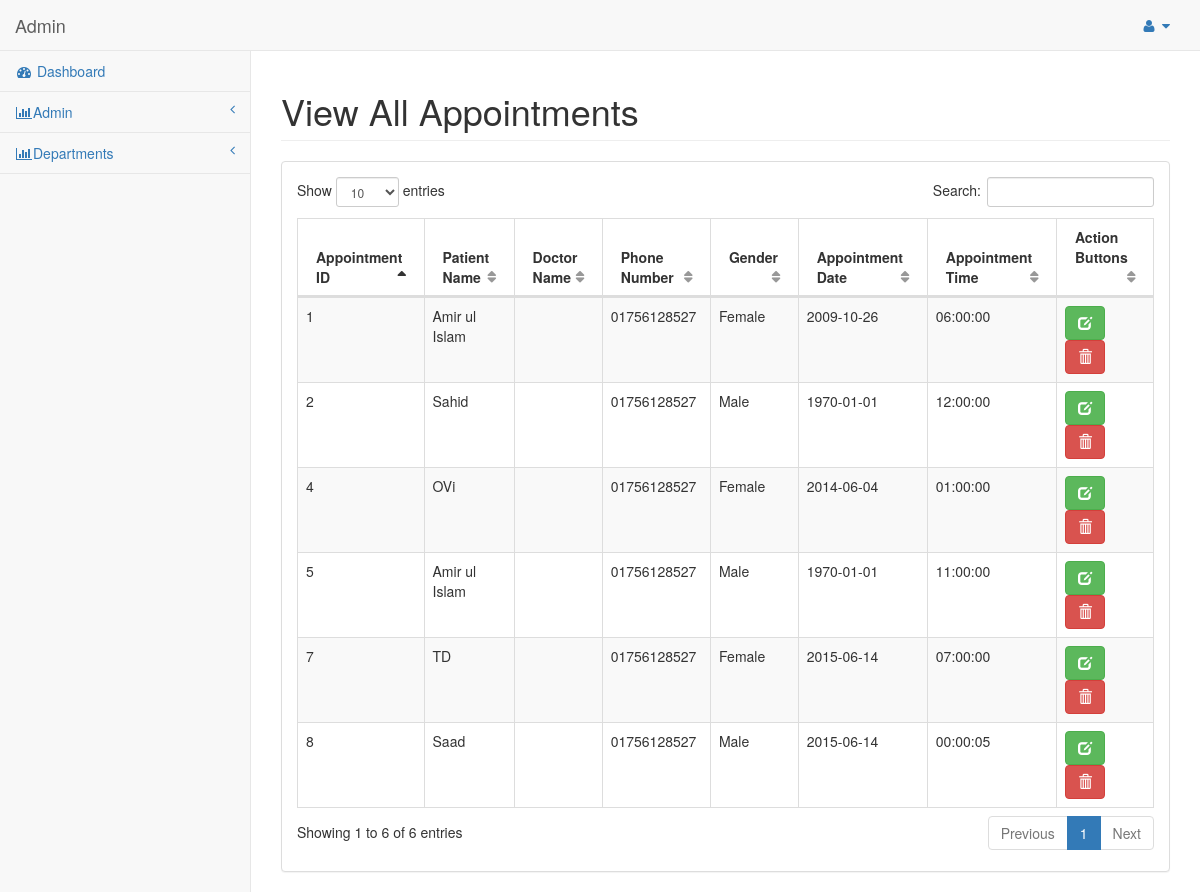
Before: /index.php/appointment/manage_appointment with the older database file.
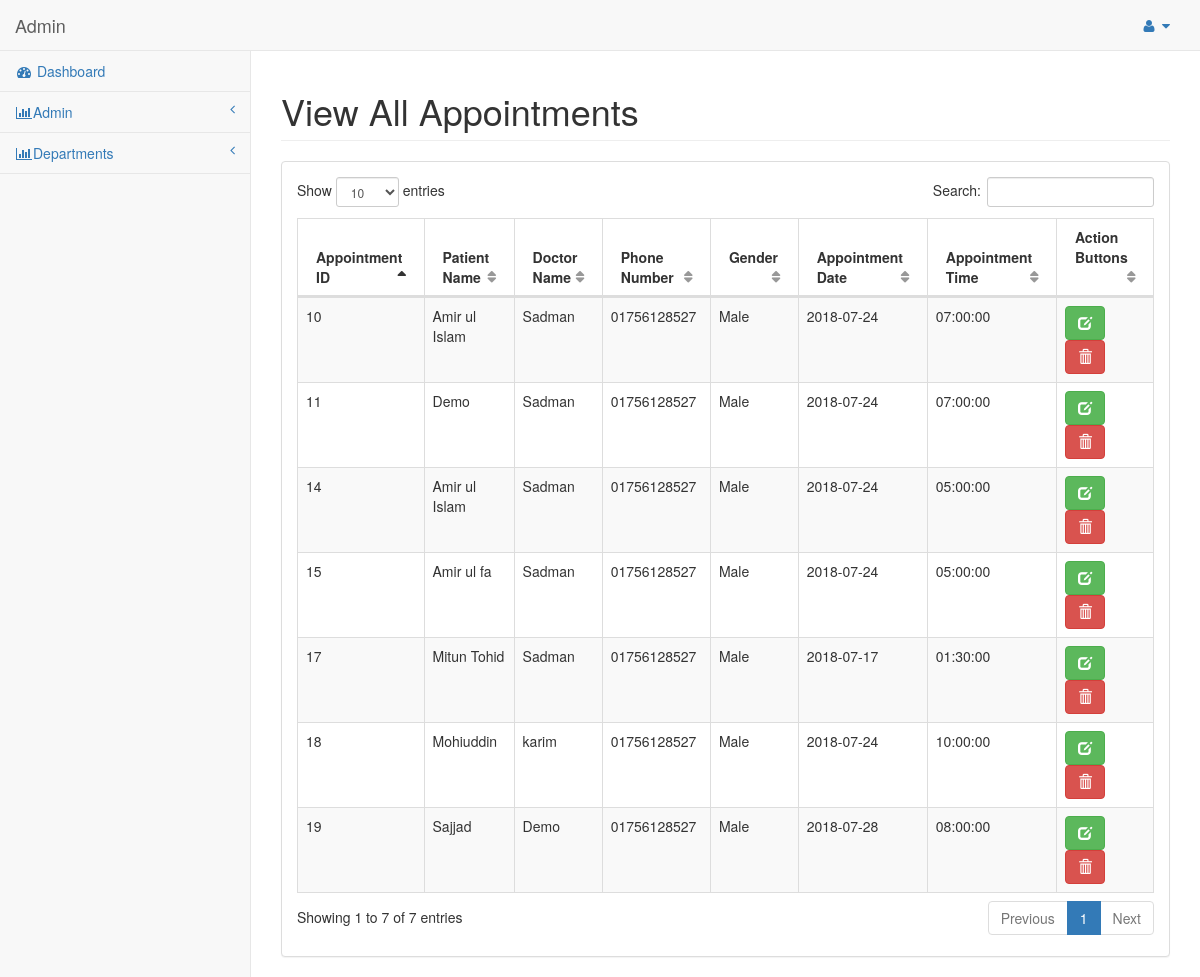
After: the same page with the newer database file.
### tables this page shows
CREATE TABLE `tbl_appointment` (
  `appointment_id` int(11) NOT NULL,
  `doc_id` int(11) NOT NULL,
  `patient_name` varchar(255) NOT NULL,
  `phone_number` varchar(100) NOT NULL,
  `gender` varchar(50) NOT NULL,
  `appointment_date` date NOT NULL,
  `appointment_time` time NOT NULL
);

CREATE TABLE `tbl_doctor` (
  `doc_id` int(11) NOT NULL,
  `hospital_id` int(11) NOT NULL,
  `admin_id` int(11) NOT NULL,
  `doc_name` varchar(255) NOT NULL,
  `doc_image` text NOT NULL,
  `doc_email` varchar(255) NOT NULL,
  `doc_password` varchar(255) NOT NULL,
  `doc_mobile_no` varchar(16) NOT NULL,
  `doc_qualification` varchar(255) NOT NULL,
  `doc_designation` varchar(255) NOT NULL,
  `doc_category` varchar(255) NOT NULL,
  `doc_birth_date` date NOT NULL,
  `doc_join_date` date NOT NULL,
  `doc_chamber` varchar(255) NOT NULL,
  `doc_fee` int(100) NOT NULL,
  `doc_status` tinyint(3) NOT NULL
);

### application/controllers/Appointment.php (called while the page is built, shortened)
<?php
class Appointment extends CI_Controller{
    public function __construct()
    {
        $this->load->model('appointment_model');
    }
    public function manage_appointment()
    {
        $data = array();
        $data['app_data'] = $this->appointment_model->select_all_appointments();
        $data['dashboard'] = $this->load->view('admin/admin_pages/manage_appointment_form', $data, true);
        $this->load->view('admin/admin_master', $data);
    }
}

### index.php (called while the page is built, shortened)
<?php
require_once BASEPATH.'core/CodeIgniter.php';

### application/models/Appointment_model.php (called while the page is built, shortened)
<?php
class Appointment_model extends CI_Model
{
    public function select_all_appointments()
    {
        $result = $this->db->select('*')
            ->from('tbl_appointment')
            ->get()
            ->result();
        return $result;
    }
}

### application/models/Doctor_model.php (called while the page is built, shortened)
<?php
class Doctor_model extends CI_Model
{
    public function get_doctor_record_for_image($doc_image)
    {
        return $this->db->where('doc_id', $doc_image)->get('tbl_doctor')->row();
    }
}

### application/views/admin/admin_pages/manage_appointment_form.php (the view, shortened to what this page needs)
<div class="row">
    <div class="col-lg-12">
        <h1 class="page-header">View All Appointments</h1>
    </div>
</div>
<div class="row">
    <div class="col-lg-12">
        <div class="panel panel-default">
            <div class="panel-body">
                <table width="100%" class="table table-striped table-bordered table-hover" id="dataTables-example">
                    <thead>
                    <tr>
                        <th>Appointment ID</th>
                        <th>Patient Name</th>
                        <th>Doctor Name</th>
                        <th>Phone Number</th>
                        <th>Gender</th>
                        <th>Appointment Date</th>
                        <th>Appointment Time</th>
                        <th>Action Buttons</th>
                    </tr>
                    </thead>
                    <tbody>
                    <?php
                    foreach ($app_data as $v_app) {
                        $doc_name = $this->doctor_model->get_doctor_record_for_image($v_app->doc_id);
                        ?>
                        <tr>
                            <td><?php echo $v_app->appointment_id ?></td>
                            <td><?php echo $v_app->patient_name ?></td>
                            <td><?php echo $doc_name->doc_name ?></td>
                            <td><?php echo $v_app->phone_number ?></td>
                            <td><?php echo $v_app->gender ?></td>
                            <td><?php echo $v_app->appointment_date ?></td>
                            <td><?php echo $v_app->appointment_time ?></td>
                            <td>
                                <a href="<?php echo base_url("appointment/edi_appointment/$v_app->appointment_id") ?>"
                                   class="btn btn-success" title="Edit"><span
                                            class="glyphicon glyphicon-edit"></span></a>
                                <a href="<?php echo base_url("appointment/delete_appointment/$v_app->appointment_id") ?>"
                                   class="btn btn-danger" title="Delete"
                                   onclick="return confirm('Are you sure want to delete!!')"><span
                                            class="glyphicon glyphicon-trash"></span></a>
                            </td>
                        </tr>
                    <?php } ?>
                    </tbody>
                </table>
            </div>
        </div>
    </div>
</div>

### application/views/admin/admin_master.php (shortened to what this page needs)
<!DOCTYPE html>
<html lang="en">
<head>
    <link href="<?php echo base_url()?>asset/admin_asset/vendor/bootstrap/css/bootstrap.min.css" rel="stylesheet">
    <link href="<?php echo base_url()?>asset/admin_asset/vendor/metisMenu/metisMenu.min.css" rel="stylesheet">
    <link rel="stylesheet" href="<?php echo base_url()?>asset/admin_asset/datepicker/css/bootstrap-datepicker3.css">
    <link rel="stylesheet" href="<?php echo base_url()?>asset/timepicker/jquery.timepicker.min.css">
    <link href="<?php echo base_url()?>asset/admin_asset/vendor/datatables-plugins/dataTables.bootstrap.css" rel="stylesheet">
    <link href="<?php echo base_url()?>asset/admin_asset/vendor/datatables-responsive/dataTables.responsive.css" rel="stylesheet">
    <link href="<?php echo base_url()?>asset/admin_asset/dist/css/sb-admin-2.css" rel="stylesheet">
    <link href="<?php echo base_url()?>asset/admin_asset/vendor/morrisjs/morris.css" rel="stylesheet">
    <link href="<?php echo base_url()?>asset/admin_asset/vendor/font-awesome/css/font-awesome.min.css" rel="stylesheet" type="text/css">
</head>
<body>
<div id="wrapper">
    <nav class="navbar navbar-default navbar-static-top" role="navigation" style="margin-bottom: 0">
        <div class="navbar-header">
            <a class="navbar-brand" href="<?php echo base_url('admin-dashboard')?>"> Admin </a>
        </div>
        <ul class="nav navbar-top-links navbar-right">
            <li class="dropdown">
                <a class="dropdown-toggle" data-toggle="dropdown" href="#">
                    <i class="fa fa-user fa-fw"></i> <i class="fa fa-caret-down"></i>
                </a>
            </li>
        </ul>
        <div class="navbar-default sidebar" role="navigation">
            <div class="sidebar-nav navbar-collapse">
                <ul class="nav" id="side-menu">
                    <li>
                        <a href="<?php echo base_url('admin-dashboard')?>"><i class="fa fa-dashboard fa-fw"></i> Dashboard</a>
                    </li>
                    <li>
                        <a href="#"><i class="fa fa-bar-chart-o fa-fw"></i>Admin<span class="fa arrow"></span></a>
                    </li>
                    <li>
                        <a href="#"><i class="fa fa-bar-chart-o fa-fw"></i>Departments<span class="fa arrow"></span></a>
                    </li>
                </ul>
            </div>
        </div>
    </nav>
    <div id="page-wrapper">
    <?php echo $dashboard?>
    </div>
</div>
</body>
</html>

Changed rows visible on the page:
removed tbl_appointment: appointment_id "1", patient_name "Amir ul Islam", phone_number "01756128527", gender "Female", appointment_date "2009-10-26", appointment_time "06:00:00"
removed tbl_appointment: appointment_id "2", patient_name "Sahid", phone_number "01756128527", gender "Male", appointment_date "1970-01-01", appointment_time "12:00:00"
removed tbl_appointment: appointment_id "4", patient_name "OVi", phone_number "01756128527", gender "Female", appointment_date "2014-06-04", appointment_time "01:00:00"
removed tbl_appointment: appointment_id "5", patient_name "Amir ul Islam", phone_number "01756128527", gender "Male", appointment_date "1970-01-01", appointment_time "11:00:00"
removed tbl_appointment: appointment_id "7", patient_name "TD", phone_number "01756128527", gender "Female", appointment_date "2015-06-14", appointment_time "07:00:00"
removed tbl_appointment: appointment_id "8", patient_name "Saad", phone_number "01756128527", gender "Male", appointment_date "2015-06-14", appointment_time "00:00:05"
added tbl_appointment: appointment_id "10", patient_name "Amir ul Islam", doc.doc_name "Sadman", phone_number "01756128527", gender "Male", appointment_date "2018-07-24", appointment_time "07:00:00"
added tbl_appointment: appointment_id "11", patient_name "Demo", doc.doc_name "Sadman", phone_number "01756128527", gender "Male", appointment_date "2018-07-24", appointment_time "07:00:00"
added tbl_appointment: appointment_id "14", patient_name "Amir ul Islam", doc.doc_name "Sadman", phone_number "01756128527", gender "Male", appointment_date "2018-07-24", appointment_time "05:00:00"
added tbl_appointment: appointment_id "15", patient_name "Amir ul fa", doc.doc_name "Sadman", phone_number "01756128527", gender "Male", appointment_date "2018-07-24", appointment_time "05:00:00"
added tbl_appointment: appointment_id "17", patient_name "Mitun Tohid", doc.doc_name "Sadman", phone_number "01756128527", gender "Male", appointment_date "2018-07-17", appointment_time "01:30:00"
added tbl_appointment: appointment_id "18", patient_name "Mohiuddin", doc.doc_name "karim", phone_number "01756128527", gender "Male", appointment_date "2018-07-24", appointment_time "10:00:00"
added tbl_appointment: appointment_id "19", patient_name "Sajjad", doc.doc_name "Demo", phone_number "01756128527", gender "Male", appointment_date "2018-07-28", appointment_time "08:00:00"
Other visible differences:
text written by a page script: "Show entries Search: Showing 1 to 6 of 6 entries Previous 1 Next" → "Show entries Search: Showing 1 to 7 of 7 entries Previous 1 Next"
